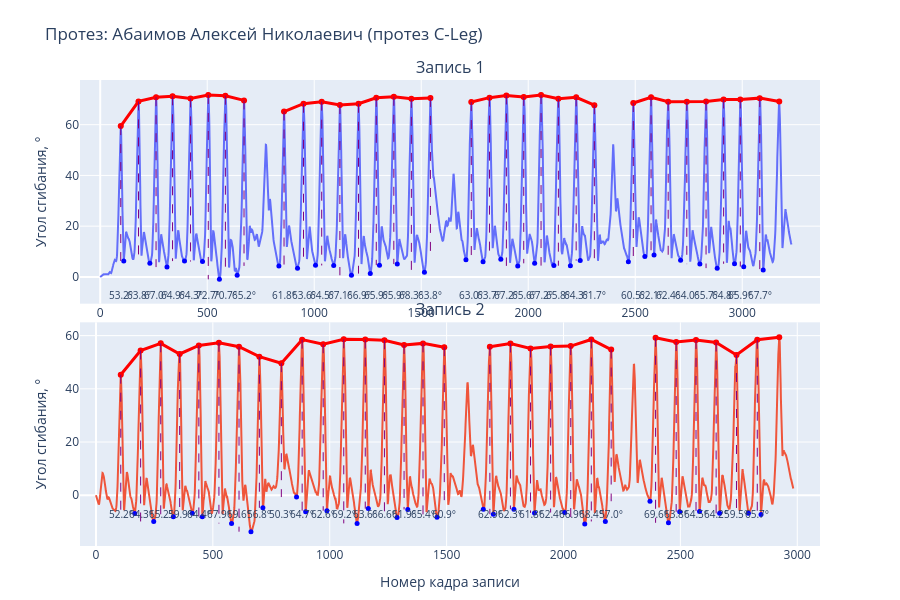

This figure's notebook cell:
### Code cell
patient_name = list(patients_data_tta.keys())[0]

fig_cleg_knee = plot_joint_for_patient(
    patients_data_tta,
    patient_name,
    joint_idx=2
)

fig_cleg_knee.show()
